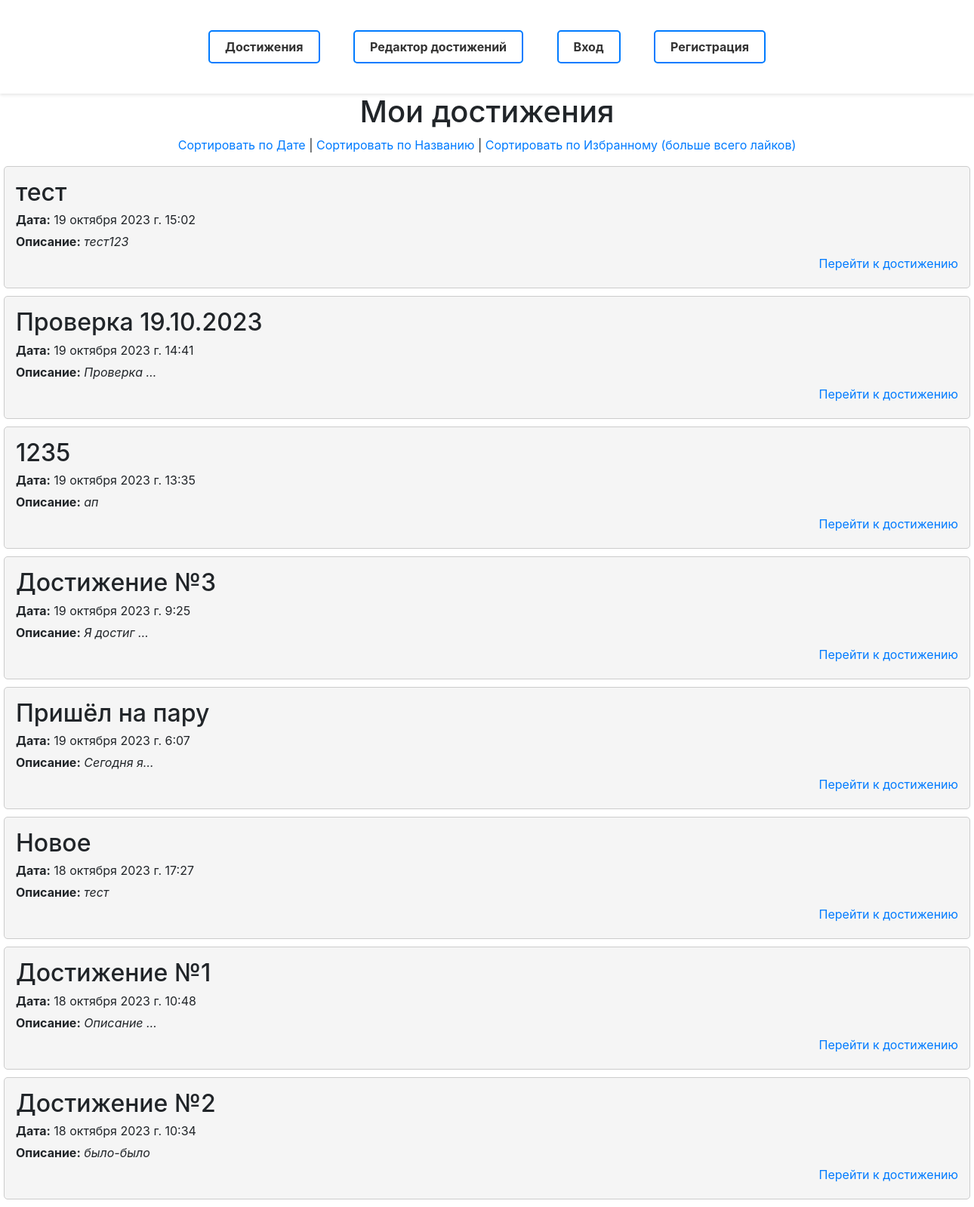
The page /?sort_by=date&sort_order=desc on the database its author committed.
### laba1/models.py (models this page shows, shortened)
class Achievement(models.Model):
    title = models.CharField(verbose_name='Название', max_length=50)
    date = models.DateTimeField(verbose_name='Дата и время', auto_now=True)
    description = models.TextField(verbose_name='Описание')
    class Meta:
        verbose_name = 'Достижение'
        verbose_name_plural = 'Достижения'

### laba1/views.py (the view)
# urls.py: path('', views.index, name='achievement_list'),
def index(request):
    sort_by = request.GET.get('sort_by', 'date')
    sort_order = request.GET.get('sort_order', 'sort')
    sort_order = 'asc' if not sort_order else 'asc' if sort_order == 'desc' else 'desc'
    type = '-' if sort_order == 'asc' else ''
    if sort_by not in ['date', 'title', 'likes']:
        sort_by = 'date'
    if sort_by == 'date':
        achievements = Achievement.objects.all().order_by(f'{type}date')
    elif sort_by == 'title':
        achievements = Achievement.objects.all().order_by(f'{type}title')
    else:
        achievements = Achievement.objects.annotate(like_count=Count('like')).order_by(f'{type}like_count')
    context = {
        'achievements': achievements,
        'sort_by': sort_by,
        'sort': sort_order,
    }
    return render(request, 'laba1/achievement_list.html', context)

### laba1/templates/laba1/achievement_list.html (shortened to what this page needs)
{% extends "laba1/index.html" %}
{% block content %}
        <h1 align="center">Мои достижения</h1>
        <p align="center">
            <a href="?sort_by=date&sort_order={{ sort }}">Сортировать по Дате</a> |
            <a href="?sort_by=title&sort_order={{ sort }}">Сортировать по Названию</a> |
            <a href="?sort_by=likes&sort_order={{ sort }}">Сортировать по Избранному (больше всего лайков)</a>
        </p>
        {% if achievements %}
            {% for achievement in achievements %}
                <li class="achievement_block">
                    <h2>{{ achievement.title }}</h2>
                    <p><strong>Дата:</strong> {{ achievement.date }}</p>
                    <p><strong>Описание:</strong> <i>{{ achievement.description|truncatechars:"10" }}</i></p>
                    <p align="right"><a href="achievement/{{ achievement.id }}">Перейти к достижению</a></p>
                </li>
            {% endfor %}
        {% else %}
            <li class="achievement_block">
                <h2 align="center">Нет достижений!</h2>
            </li>
        {% endif %}
{% endblock %}

### laba1/static/laba1/css/style.css (style rules this page uses)
li { display: block; }
.achievement_block { background-color: #f5f5f5; border: 1px solid #ccc; padding: 15px; margin: 10px auto; border-radius: 5px; width: 1280px; }
.achievement_block h2 { margin: 0; }
.achievement_block p { margin: 5px 0; }

### rows shown on the page
Achievement: title "тест", date "19 октября 2023 г. 15:02", description "тест123"
Achievement: title "Проверка 19.10.2023", date "19 октября 2023 г. 14:41", description "Проверка …"
Achievement: title "1235", date "19 октября 2023 г. 13:35", description "ап"
Achievement: title "Достижение №3", date "19 октября 2023 г. 9:25", description "Я достиг …"
Achievement: title "Пришёл на пару", date "19 октября 2023 г. 6:07", description "Сегодня я…"
Achievement: title "Новое", date "18 октября 2023 г. 17:27", description "тест"
Achievement: title "Достижение №1", date "18 октября 2023 г. 10:48", description "Описание …"
Achievement: title "Достижение №2", date "18 октября 2023 г. 10:34", description "было-было"
